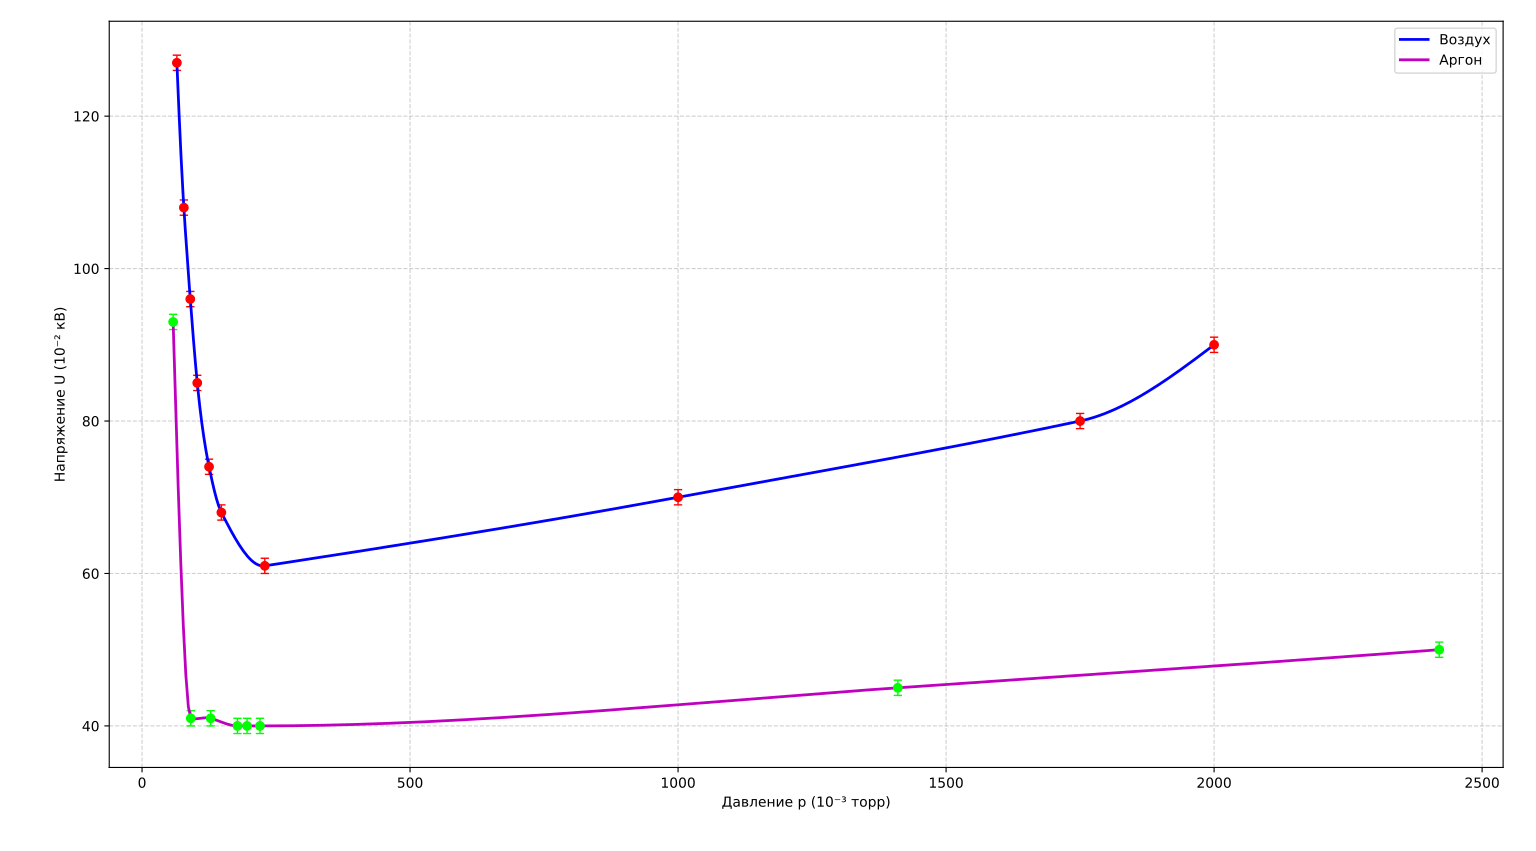

Source code (Python):
import numpy as np
import matplotlib.pyplot as plt
from scipy.interpolate import Akima1DInterpolator

# Данные первого набора (p в 10⁻³ торр, U в 10⁻² кВ)
p1 = np.array([2000, 1750, 1000, 229, 148, 125, 103, 90, 78, 65])
U1 = np.array([90, 80, 70, 61, 68, 74, 85, 96, 108, 127])

# Данные второго набора
p2 = np.array([2420, 1410, 220, 196, 178, 128, 91, 58])
U2 = np.array([50, 45, 40, 40, 40, 41, 41, 93])

# Погрешности (половина последнего разряда) – явно int
dp1 = np.full_like(p1, 1, dtype=int)
dU1 = np.full_like(U1, 1, dtype=int)
dp2 = np.full_like(p2, 1, dtype=int)
dU2 = np.full_like(U2, 1, dtype=int)

# Сортировка по возрастанию давления (необходимо для интерполяции)
idx1 = np.argsort(p1)
p1_sorted = p1[idx1]
U1_sorted = U1[idx1]
dp1_sorted = dp1[idx1]
dU1_sorted = dU1[idx1]

idx2 = np.argsort(p2)
p2_sorted = p2[idx2]
U2_sorted = U2[idx2]
dp2_sorted = dp2[idx2]
dU2_sorted = dU2[idx2]

# Интерполяция Акима для каждого набора
akima1 = Akima1DInterpolator(p1_sorted, U1_sorted)
akima2 = Akima1DInterpolator(p2_sorted, U2_sorted)

# Плотные сетки для гладких кривых
p1_dense = np.linspace(p1_sorted.min(), p1_sorted.max(), 500)
U1_dense = akima1(p1_dense)
p2_dense = np.linspace(p2_sorted.min(), p2_sorted.max(), 500)
U2_dense = akima2(p2_dense)

# Построение графика
plt.figure(figsize=(10, 6))

# Первый набор – синий цвет, маркеры круги
plt.errorbar(p1_sorted, U1_sorted, xerr=dp1_sorted, yerr=dU1_sorted,
             fmt='o', color='red', markersize=6, capsize=3,
             ecolor='red', elinewidth=1, label=None)  # точки без легенды
plt.plot(p1_dense, U1_dense, 'b-', linewidth=2, label='Воздух')

# Второй набор – красный цвет, маркеры квадраты
plt.errorbar(p2_sorted, U2_sorted, xerr=dp2_sorted, yerr=dU2_sorted,
             fmt='o', color='lime', markersize=6, capsize=3,
             ecolor='lime', elinewidth=1, label=None)
plt.plot(p2_dense, U2_dense, 'm-', linewidth=2, label='Аргон')

plt.xlabel('Давление p (10⁻³ торр)')
plt.ylabel('Напряжение U (10⁻² кВ)')
plt.grid(True, linestyle='--', alpha=0.6)
plt.legend()
plt.tight_layout()

# Если хотите логарифмическую шкалу по оси давления (обычно для кривой Пашена), раскомментируйте следующую строку:
# plt.xscale('log')

plt.show()
